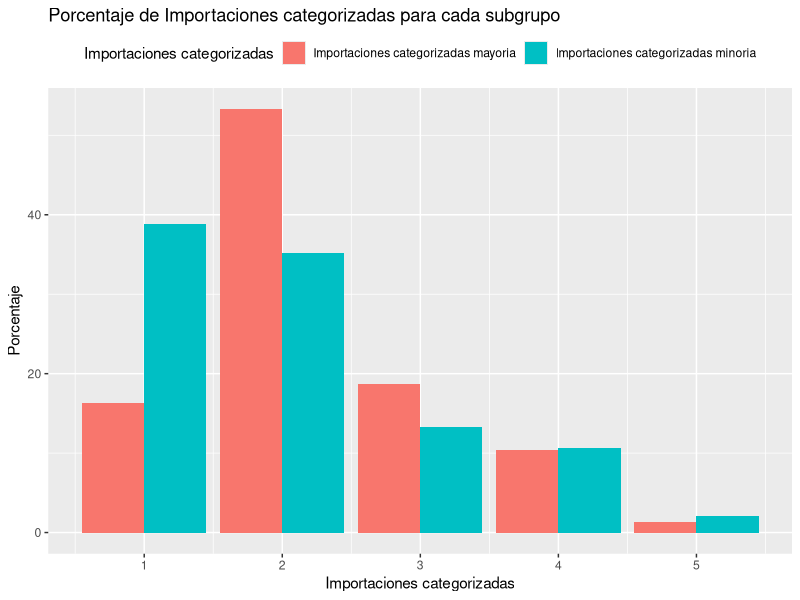
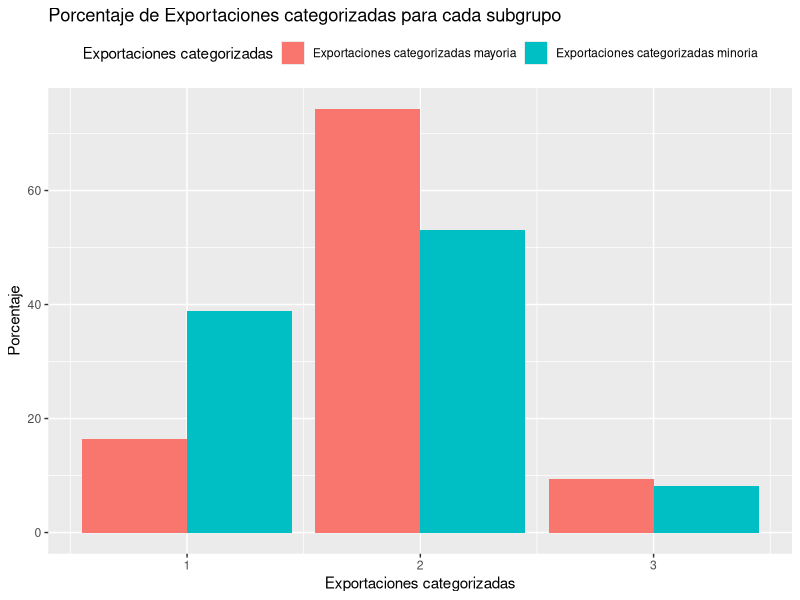
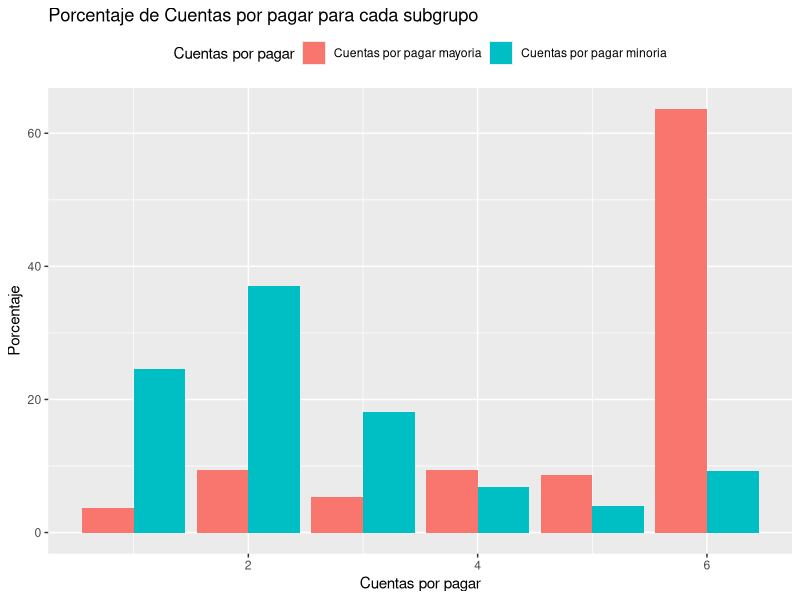
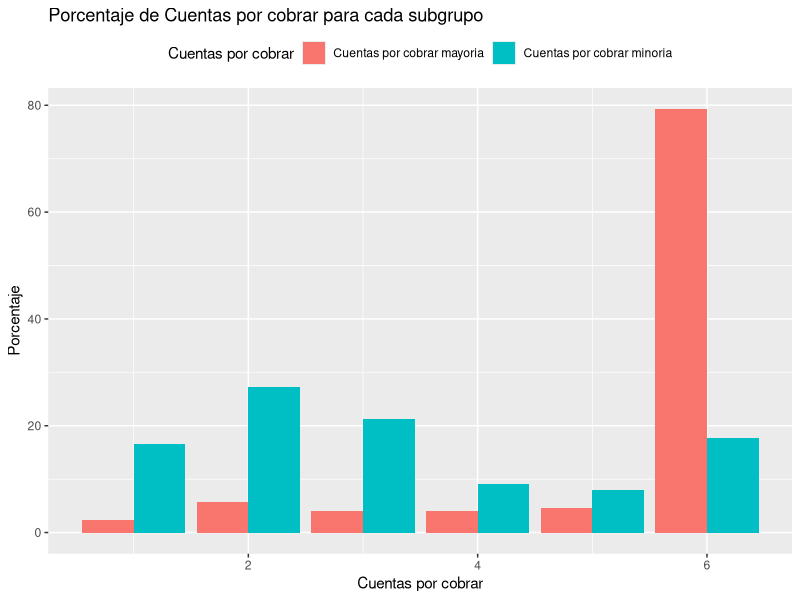
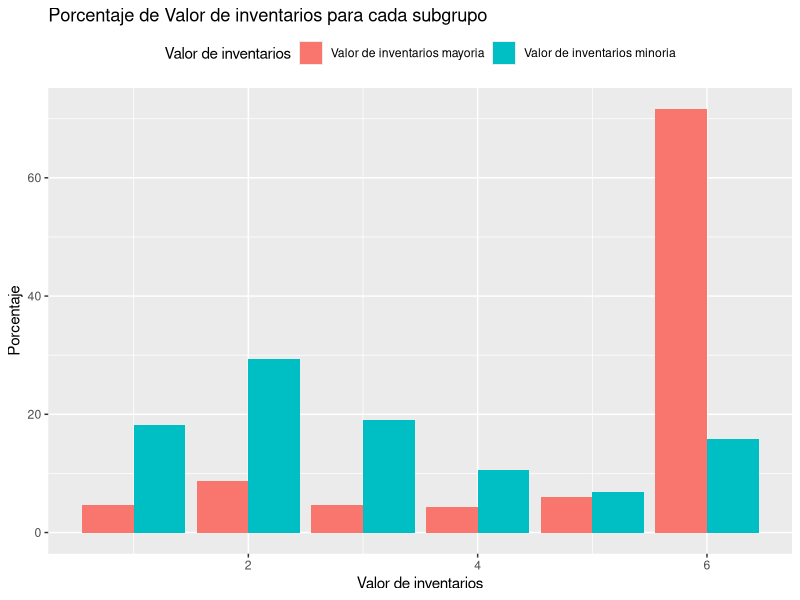
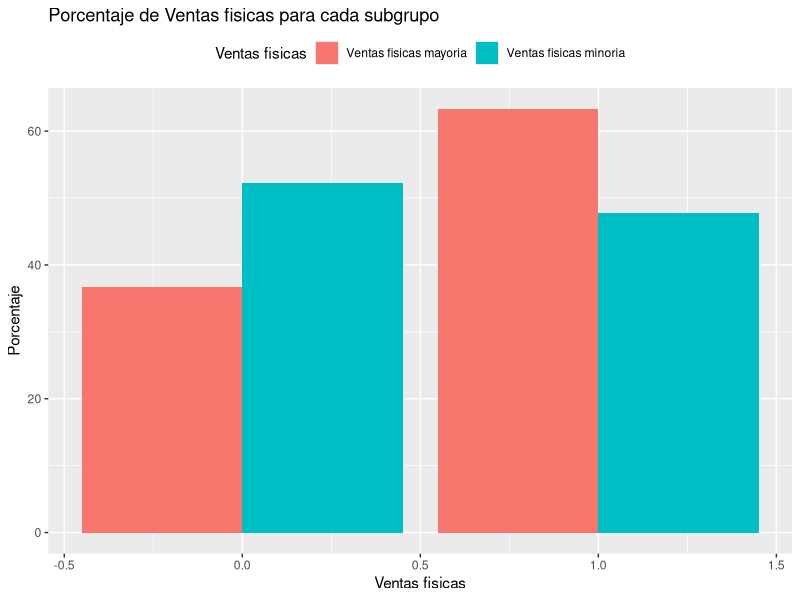
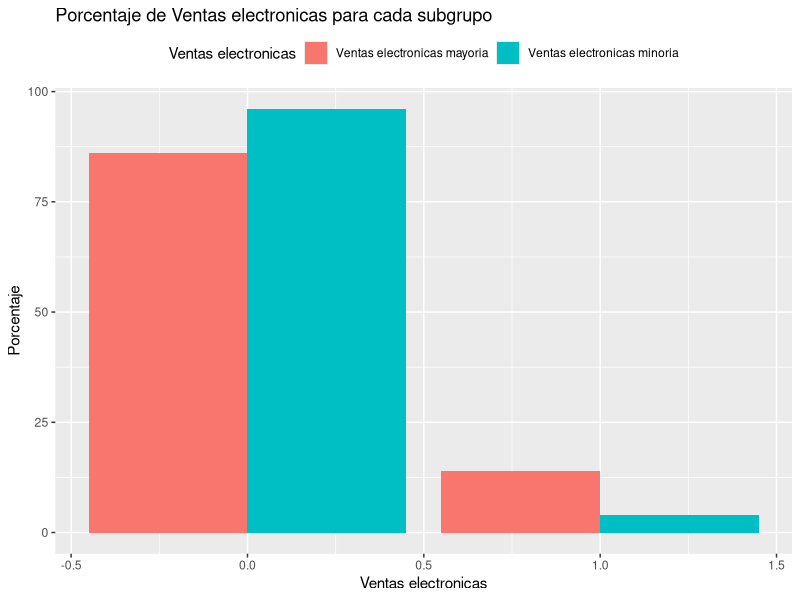
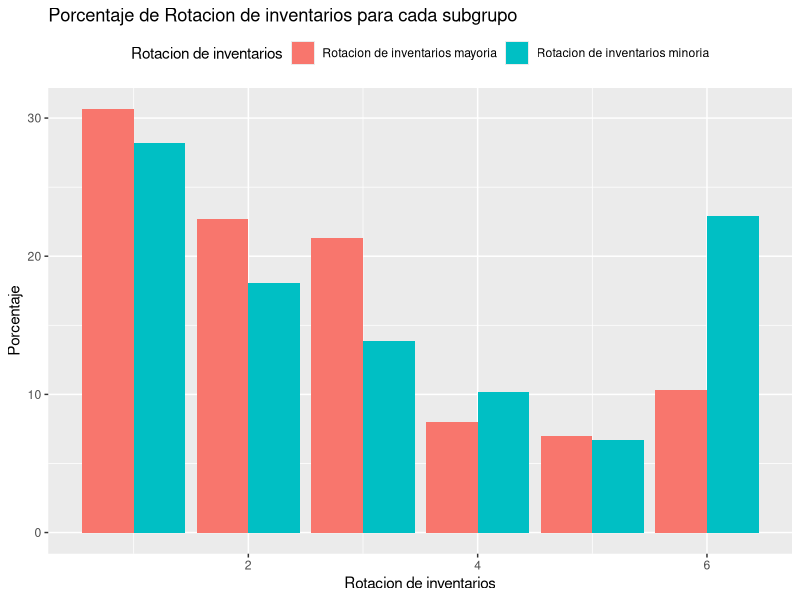

R code for these plots, in order:
## ---- chunk 1
library(tidyverse)
library(gridExtra)
library(cowplot)
datos = read.csv("base_trabajo_segmentacion.csv", sep=";") 
datos = datos[!duplicated(datos$nit),]
## ---- chunk 2
calcularTotalPorFilas <- function(df, regexColumnas, nombreColumnaTotal, nombreColumnaPorcentajes)
{
  dataFrameConTotalYPorcentajes <- df %>% mutate(
                                              ColumnaTotal = rowSums(select(.,contains(regexColumnas))),
                                              ColumnaPorcentajes= ColumnaTotal/sum(ColumnaTotal)*100
                                          ) 
  colnames(dataFrameConTotalYPorcentajes)[which(names(dataFrameConTotalYPorcentajes) == "ColumnaTotal")] <- 
    nombreColumnaTotal
  colnames(dataFrameConTotalYPorcentajes)[which(names(dataFrameConTotalYPorcentajes) == "ColumnaPorcentajes")] <- 
    nombreColumnaPorcentajes
                                          
  return(dataFrameConTotalYPorcentajes)
}
## ---- chunk 3
datosConPorcentajesYTotales <-  datos %>% 
  calcularTotalPorFilas("en_vm", "total_tickets_de_entrada_cliente", "porcentaje_de_tickets_de_entrada_cliente") %>%
  calcularTotalPorFilas("en_tx", "total_transacciones_de_entrada_cliente", "porcentaje_transacciones_de_entrada_cliente") %>%
  calcularTotalPorFilas("sal_vm", "total_tickets_de_salida_cliente", "porcentaje_tickets_de_salida_cliente") %>% 
  calcularTotalPorFilas("sal_tx", "total_transacciones_de_salida_cliente", "porcentaje_transacciones_de_salida_cliente") 
## ---- chunk 4
resumenVariableCategoricaComparada <- function(dfMayoria, dfMinoria, columna)
{
    resumenDeMayoria <- dfMayoria %>%
      count(.dots=columna) %>%
      mutate(n = n/sum(n) * 100)
    
    resumenDeMinoria <- dfMinoria %>%
      count(.dots=columna) %>%
      mutate(n = n/sum(n) * 100)
    
    resumenComparativo <- resumenDeMayoria %>% inner_join(resumenDeMinoria, by= structure(names=columna, .Data=columna))
    return(resumenComparativo)
}
## ---- chunk 5
clientesQueGeneranLaMayoriaTicketsEntrada <- datosConPorcentajesYTotales %>%
                               filter(total_tickets_de_entrada_cliente != 0)  %>%  
                               arrange(desc(total_tickets_de_entrada_cliente)) %>%
                               head(n=300)
clientesQueGeneranMenorTicketsEntrada <- datosConPorcentajesYTotales %>%
                               filter(total_tickets_de_entrada_cliente != 0)  %>%  
                               arrange(desc(total_tickets_de_entrada_cliente)) %>%
                               slice(301: n())
## ---- chunk 6
ImpoCVMayoria <- clientesQueGeneranLaMayoriaTicketsEntrada %>%
  count(impo_cv, sort = TRUE) %>%
  mutate(n = n/sum(n) * 100)

ImpoCVMinoria <- clientesQueGeneranMenorTicketsEntrada %>%
  count(impo_cv, sort = TRUE) %>%
  mutate(n = n/sum(n) * 100)

## ---- chunk 7


graficar_datos <- function (df, columnaDf, nombreMasLegible)
{
  titulo <- sprintf("Porcentaje de %s para cada subgrupo", nombreMasLegible)
  etiquetaMayoria <- sprintf("%s mayoria", nombreMasLegible)
  etiquetaMinoria <- sprintf("%s minoria", nombreMasLegible)
  datos <- reshape2::melt(df, id.vars=columnaDf)
  grafico <- ggplot(data=datos, aes(x=.data[[columnaDf]], y=value, fill=variable)) +
          geom_bar(stat="identity", position=position_dodge()) + 
          scale_fill_discrete(name = nombreMasLegible, labels = c(etiquetaMayoria, etiquetaMinoria)) +
          labs(title=titulo, x=nombreMasLegible, y="Porcentaje") + 
          theme(legend.position = "top")
  return(grafico) 
  
}

## ---- chunk 8
nombresLegibles <- c("Importaciones categorizadas", "Exportaciones categorizadas",
                     "Cuentas por pagar", "Cuentas por cobrar",
                     "Valor de inventarios", "Ventas fisicas", 
                     "Ventas electronicas", "Rotacion de inventarios",
                     "Rotacion de cuentas de pagar", "Rotacion de cuentas por cobrar",
                     "Ciclo de negocio", "Ciclo financiero"
                     )
names(nombresLegibles) <- c("impo_cv", "expo_vt", 
                            "cxp", "cxc", 
                            "totalinventory", "tiene_ventas_fisicas",
                            "tiene_ventas_electronicas", "rotacion_inventarios",
                            "rotacion_cxc", "rotacion_cxp", 
                            "ciclo_negocio", "ciclo_financiero"
                            )
## ---- chunk 9

for (columna in names(nombresLegibles))
{
  datosColumna <- resumenVariableCategoricaComparada(clientesQueGeneranLaMayoriaTicketsEntrada, 
                                     clientesQueGeneranMenorTicketsEntrada, columna)
  grafico <- graficar_datos(datosColumna, columna, nombresLegibles[[columna]])
  print(grafico)
}

## ---- chunk 10
clientesConMasTransaccionesEntrada <- datosConPorcentajesYTotales %>%
                               filter(total_transacciones_de_entrada_cliente != 0)  %>%  
                               arrange(desc(total_transacciones_de_entrada_cliente)) %>%
                               head(n=80)
clintesConMenosTransaccionesEntrada <- datosConPorcentajesYTotales %>%
                                filter(total_transacciones_de_entrada_cliente != 0)  %>%  
                               arrange(desc(total_transacciones_de_entrada_cliente)) %>%
                               slice(81: n())
## ---- chunk 11
for (columna in names(nombresLegibles))
{
  datosColumna <- resumenVariableCategoricaComparada(clientesConMasTransaccionesEntrada, 
                                     clintesConMenosTransaccionesEntrada, columna)
  grafico <- graficar_datos(datosColumna, columna, nombresLegibles[[columna]])
  print(grafico)
}
## ---- chunk 12
clientesQueGeneranLaMayoriaTicketsSalida <- datosConPorcentajesYTotales %>%
                               filter(total_tickets_de_salida_cliente != 0)  %>%  
                               arrange(desc(total_tickets_de_salida_cliente)) %>%
                               head(n=500)

clientesQueGeneranMenorTicketsSalida <- datosConPorcentajesYTotales %>%
                               filter(total_tickets_de_salida_cliente != 0)  %>%  
                               arrange(desc(total_tickets_de_salida_cliente)) %>%
                               slice(501: n())
## ---- chunk 13
for (columna in names(nombresLegibles))
{
  datosColumna <- resumenVariableCategoricaComparada(clientesQueGeneranLaMayoriaTicketsSalida, 
                                     clientesQueGeneranMenorTicketsSalida, columna)
  grafico <- graficar_datos(datosColumna, columna, nombresLegibles[[columna]])
  print(grafico)
}
## ---- chunk 14
clientesQueGeneranLaMayoriaTicketsSalida <- datosConPorcentajesYTotales %>%
                               filter(total_transacciones_de_salida_cliente != 0)  %>%  
                               arrange(desc(total_transacciones_de_salida_cliente)) %>%
                               head(n=400)

clientesQueGeneranMenorTicketsSalida <- datosConPorcentajesYTotales %>%
                               filter(total_transacciones_de_salida_cliente != 0)  %>%  
                               arrange(desc(total_transacciones_de_salida_cliente)) %>%
                               slice(401: n())
## ---- chunk 15
for (columna in names(nombresLegibles))
{
  datosColumna <- resumenVariableCategoricaComparada(clientesQueGeneranLaMayoriaTicketsSalida, 
                                     clientesQueGeneranMenorTicketsSalida, columna)
  grafico <- graficar_datos(datosColumna, columna, nombresLegibles[[columna]])
  print(grafico)
}
